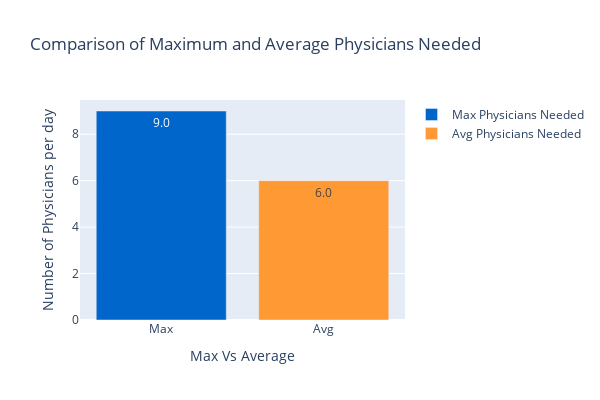

Source (notebook cell):
### Markdown cell above
Plotting this using PlotLy Library

### Code cell
import plotly.graph_objects as go

color_scale = ['rgb(0, 102, 204)', 'rgb(255, 153, 51)']  # Blue to orange gradient

# Create a bar chart using Plotly
fig = go.Figure()

# Add bar for maximum physicians needed
fig.add_trace(go.Bar(
    x=['Max'],
    y=[physicians_needed_max],
    text=[physicians_needed_max],  # Display value on top of the bar
    name='Max Physicians Needed',
    marker=dict(color=color_scale[0])
))

# Add bar for average physicians needed
fig.add_trace(go.Bar(
    x=['Avg'],
    y=[physicians_needed_avg],
    text=[physicians_needed_avg],  # Display value on top of the bar
    name='Avg Physicians Needed',
    marker=dict(color=color_scale[1])
))

# Update layout for better presentation
fig.update_layout(
    title='Comparison of Maximum and Average Physicians Needed',
    xaxis_title='Max Vs Average ',
    yaxis_title='Number of Physicians per day',
    barmode='group',  # Display bars side by side
    height=400,
    width=600
)

# Show the plot
fig.show()

### Figure 1 — Plotly figure (JSON) as saved in the notebook; plotly's stock layout.template omitted (floating-point values rounded to 4 significant figures)
{"data": [{"marker": {"color": "rgb(0, 102, 204)"}, "name": "Max Physicians Needed", "text": ["9.0"], "type": "bar", "x": ["Max"], "y": [9]}, {"marker": {"color": "rgb(255, 153, 51)"}, "name": "Avg Physicians Needed", "text": ["6.0"], "type": "bar", "x": ["Avg"], "y": [6]}], "layout": {"barmode": "group", "height": 400, "title": {"text": "Comparison of Maximum and Average Physicians Needed"}, "width": 600, "xaxis": {"title": {"text": "Max Vs Average "}}, "yaxis": {"title": {"text": "Number of Physicians per day"}}}}
